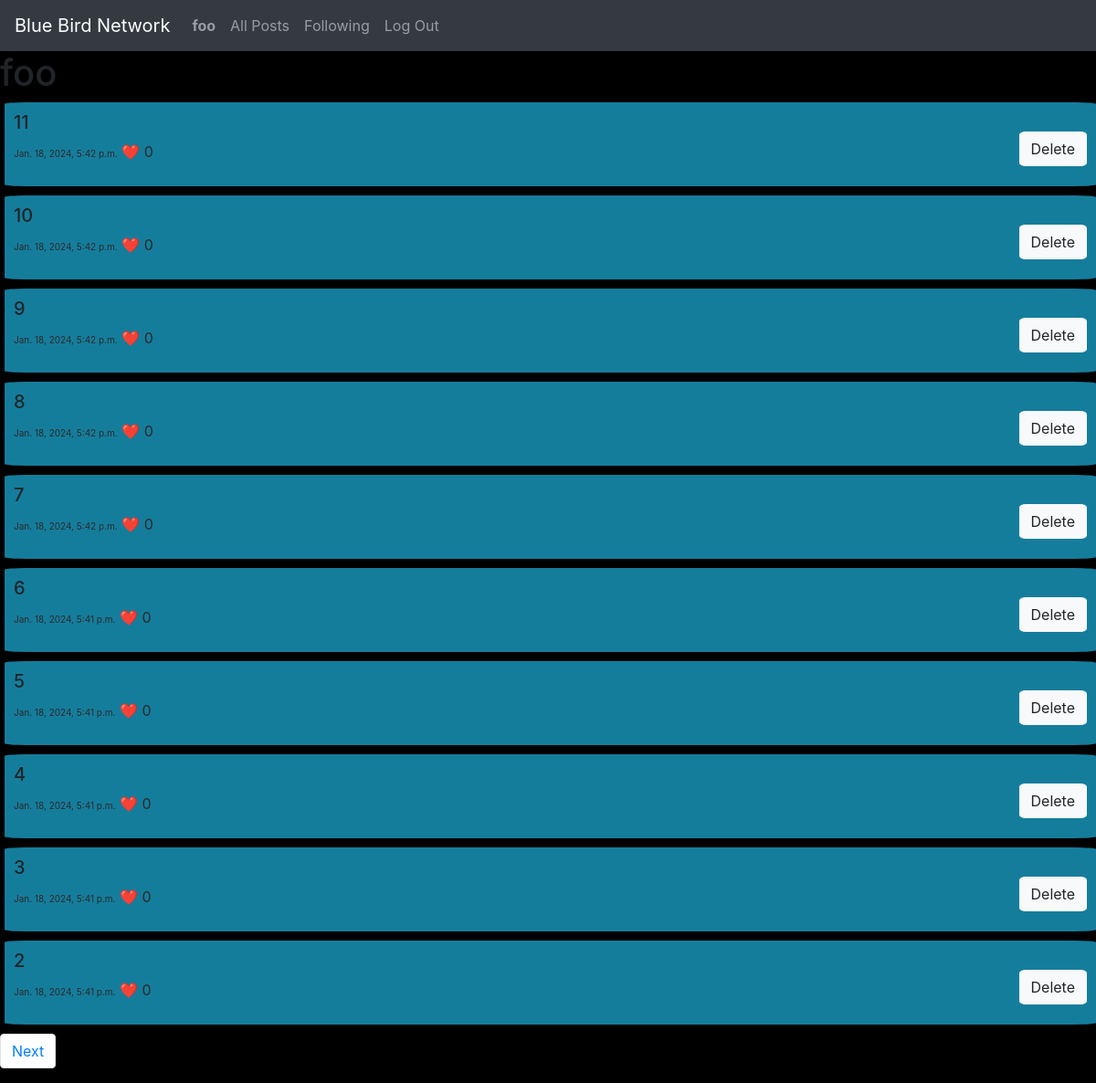
The page /smprofilefollowing/foo/ (signed in) on the database its author committed.
### network/models.py (models this page shows, shortened)
class User(AbstractUser):
    pass

class Tweet(models.Model):
    user = models.ForeignKey(User, on_delete=models.CASCADE, related_name= "user1")
    title = models.CharField(max_length=64)
    content = models.TextField()
    timestamp = models.DateTimeField(auto_now_add=True)
    likes = models.IntegerField(default = 0)

### network/views.py (the view)
# urls.py: path("smprofilefollowing/<str:username>/", views.smprofilefollowing, name = "smprofilefollowing")
def smprofilefollowing(request, username):
    pageNumber = int(request.GET.get('page', 1))
    nextPageUrl = '?page=' + str(pageNumber + 1)
    lastPageUrl = '?page=' + str(pageNumber - 1) if pageNumber > 1 else ""
    displacementAmount = (pageNumber - 1) * 10
    user_logged_in = request.user
    user2unfollow = User.objects.get(username=username)
    followstatus, created = FS.objects.get_or_create(follower=user_logged_in, following=user2unfollow)
    selected_users_old_posts = Tweet.objects.filter(user__username=username).order_by("-timestamp")[displacementAmount:displacementAmount+10]
    morePosts = Tweet.objects.filter(user__username=username).order_by("-timestamp")[displacementAmount+10:displacementAmount+20].exists()
    return render(request, "network/smprofilefollowing.html", {"selected_users_old_posts": selected_users_old_posts, "username": username, 'nextPageUrl': nextPageUrl , 'lastPageUrl': lastPageUrl, "more_posts":morePosts})

### network/templates/network/smprofilefollowing.html (shortened to what this page needs)
{% extends "network/layout.html" %}
{% block body %}
    <h1>{{ username }} {{ followstatus }}</h1>
    {% for post in selected_users_old_posts %}
        <div id = "old_posts">
            <h5>{{ post.title }}</h5>
            <p style=" color:rgb(43, 42, 42);"><span style = "font-size: x-small;">{{ post.timestamp }}</span> ❤️ <span>{{ post.likes }}</span></p>
            {% if post.user.username == request.user.username %}
                <button class="btn btn-light" id="delete-button" data-id="{{ post.id }}">Delete</button>
            {% endif %}
        </div>
    {% endfor %}
            <nav aria-label="Page navigation example">
                <ul class="pagination">
                    {% if more_posts %}
                    <li class="page-item"><a class="page-link" href="{{ nextPageUrl }}">Next</a></li>
                    {% endif %}
                </ul>
            </nav>
{% endblock %}

### network/templates/network/layout.html (shortened to what this page needs)
{% load static %}
<!DOCTYPE html>
<html lang="en">
    <head>
        <link rel="stylesheet" href="https://stackpath.bootstrapcdn.com/bootstrap/4.4.1/css/bootstrap.min.css">
        <link href="{% static 'network/styles.css' %}" rel="stylesheet">
    </head>
    <body>
        <nav class="navbar navbar-expand-lg navbar-dark bg-dark">
            <a class="navbar-brand" href="{% url 'index' %}">Blue Bird Network</a>
            <div>
              <ul class="navbar-nav mr-auto">
                {% if user.is_authenticated %}
                    <li class="nav-item">
                        <a class="nav-link" href="{% url 'smprofile' username=user.username %}"><strong>{{ user.username }}</strong></a>
                    </li>
                {% endif %}
                <li class="nav-item">
                  <a class="nav-link" href="{% url 'index' %}">All Posts</a>
                </li>
                {% if user.is_authenticated %}
                    <li class="nav-item">
                        <a class="nav-link" href="{% url 'followingpage' %}">Following</a>
                    </li>
                    <li class="nav-item">
                        <a class="nav-link" href="{% url 'logout' %}">Log Out</a>
                    </li>
                {% endif %}
              </ul>
            </div>
          </nav>
        <div class="body">
            {% block body %}
            {% endblock %}
        </div>
    </body>
</html>

### network/static/network/styles.css (style rules this page uses)
#old_posts { background-color: #157d9c; padding: 10px; margin-bottom: 10px; animation-name: hide; animation-duration: 2s; animation-fill-mode: forwards; animation-play-state: paused; border-radius: 2%; margin-left: 5px; }
#delete-button { float:right; position: relative; bottom : 50px; border-radius: 10%; }
body { background-color: black; }

### rows shown on the page
User: username "foo"
Tweet: title "11", timestamp "Jan. 18, 2024, 5:42 p.m.", likes "0"
Tweet: title "10", timestamp "Jan. 18, 2024, 5:42 p.m.", likes "0"
Tweet: title "9", timestamp "Jan. 18, 2024, 5:42 p.m.", likes "0"
Tweet: title "8", timestamp "Jan. 18, 2024, 5:42 p.m.", likes "0"
Tweet: title "7", timestamp "Jan. 18, 2024, 5:42 p.m.", likes "0"
Tweet: title "6", timestamp "Jan. 18, 2024, 5:41 p.m.", likes "0"
Tweet: title "5", timestamp "Jan. 18, 2024, 5:41 p.m.", likes "0"
Tweet: title "4", timestamp "Jan. 18, 2024, 5:41 p.m.", likes "0"
Tweet: title "3", timestamp "Jan. 18, 2024, 5:41 p.m.", likes "0"
Tweet: title "2", timestamp "Jan. 18, 2024, 5:41 p.m.", likes "0"
